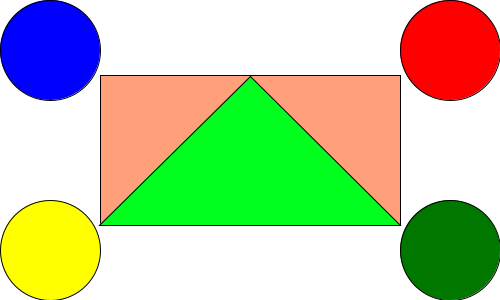
Frame 1 (no input)
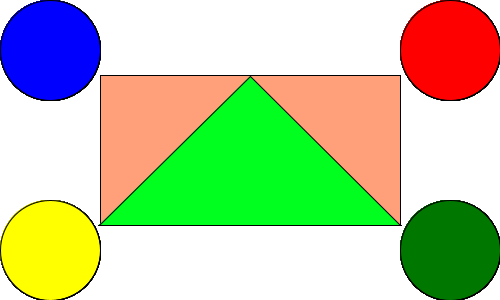
Frame 60 (the mouse pressed at the canvas centre just before this capture)
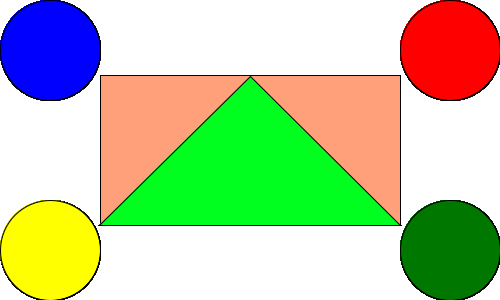
Frame 120 (the mouse held since frame 60 and released just before this capture)

The Processing sketch that drew these frames (run headless with seeded random() and noise(); from frame 60 on, the mouse is pressed at the canvas centre):

// Processing sketch: question_2
// ── question_2.pde

void setup() {
  size(500,300);
  background(255,255,255);
};

void draw() {
  fill(0,0,255);
  ellipse(50,50,100,100);
  
  fill(255,0,0);
  ellipse(450,50,100,100);
  
  fill(255,255,0);
  ellipse(50,250,100,100);
  
  fill(0,120,0);
  ellipse(450,250,100,100);
  
  rectMode(CENTER);
  fill(255,160,122);
  rect(250,150,300,150);
  
  fill(0,255,30);
  triangle(250, 76, 400, 225, 99, 225);
};
